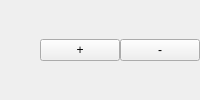
<?xml version="1.0" encoding="UTF-8"?>
<ui version="4.0">
 <class>SystemComponentOutputItemView</class>
 <widget class="QWidget" name="SystemComponentOutputItemView">
  <layout class="QHBoxLayout" name="layout">
   <property name="spacing">
    <number>0</number>
   </property>
   <property name="leftMargin">
    <number>4</number>
   </property>
   <property name="topMargin">
    <number>0</number>
   </property>
   <property name="rightMargin">
    <number>0</number>
   </property>
   <property name="bottomMargin">
    <number>0</number>
   </property>
   <item>
    <widget class="QLabel" name="title">
     <property name="sizePolicy">
      <sizepolicy hsizetype="Expanding" vsizetype="Preferred">
       <horstretch>0</horstretch>
       <verstretch>0</verstretch>
      </sizepolicy>
     </property>
     <property name="text">
      <string/>
     </property>
    </widget>
   </item>
   <item>
    <spacer name="spacer">
     <property name="orientation">
      <enum>Qt::Horizontal</enum>
     </property>
     <property name="sizeType">
      <enum>QSizePolicy::Fixed</enum>
     </property>
     <property name="sizeHint" stdset="0">
      <size>
       <width>8</width>
       <height>0</height>
      </size>
     </property>
    </spacer>
   </item>
   <item>
    <widget class="QPushButton" name="add">
     <property name="toolTip">
      <string>Add Connection</string>
     </property>
     <property name="text">
      <string>+</string>
     </property>
     <property name="checkable">
      <bool>true</bool>
     </property>
    </widget>
   </item>
   <item>
    <widget class="QPushButton" name="remove">
     <property name="toolTip">
      <string>Remove All Connections</string>
     </property>
     <property name="text">
      <string>-</string>
     </property>
    </widget>
   </item>
  </layout>
 </widget>
 <resources/>
 <connections/>
</ui>
